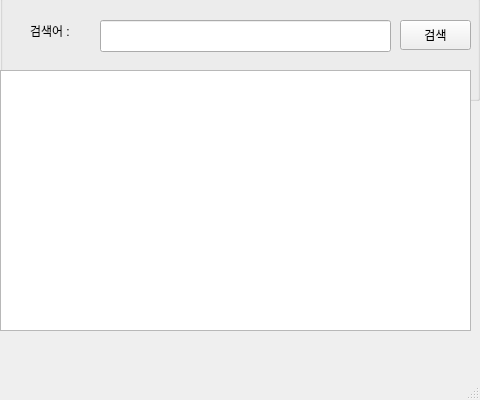
<?xml version="1.0" encoding="UTF-8"?>
<ui version="4.0">
 <class>MainWindow</class>
 <widget class="QMainWindow" name="MainWindow">
  <property name="geometry">
   <rect>
    <x>0</x>
    <y>0</y>
    <width>480</width>
    <height>400</height>
   </rect>
  </property>
  <property name="windowTitle">
   <string>네이버 검색</string>
  </property>
  <widget class="QWidget" name="centralwidget">
   <widget class="QGroupBox" name="groupBox">
    <property name="geometry">
     <rect>
      <x>0</x>
      <y>-20</y>
      <width>480</width>
      <height>121</height>
     </rect>
    </property>
    <property name="title">
     <string>GroupBox</string>
    </property>
    <widget class="QLineEdit" name="txtSearchWord">
     <property name="geometry">
      <rect>
       <x>100</x>
       <y>40</y>
       <width>291</width>
       <height>32</height>
      </rect>
     </property>
    </widget>
    <widget class="QPushButton" name="btnSearch">
     <property name="geometry">
      <rect>
       <x>400</x>
       <y>40</y>
       <width>71</width>
       <height>30</height>
      </rect>
     </property>
     <property name="text">
      <string>검색</string>
     </property>
    </widget>
    <widget class="QLabel" name="label">
     <property name="geometry">
      <rect>
       <x>30</x>
       <y>40</y>
       <width>68</width>
       <height>22</height>
      </rect>
     </property>
     <property name="text">
      <string>검색어 : </string>
     </property>
    </widget>
   </widget>
   <widget class="QListView" name="lsvResult">
    <property name="geometry">
     <rect>
      <x>0</x>
      <y>70</y>
      <width>471</width>
      <height>261</height>
     </rect>
    </property>
   </widget>
  </widget>
  <widget class="QStatusBar" name="statusbar"/>
  <widget class="QMenuBar" name="menubar">
   <property name="geometry">
    <rect>
     <x>0</x>
     <y>0</y>
     <width>480</width>
     <height>28</height>
    </rect>
   </property>
  </widget>
 </widget>
 <resources/>
 <connections/>
</ui>
